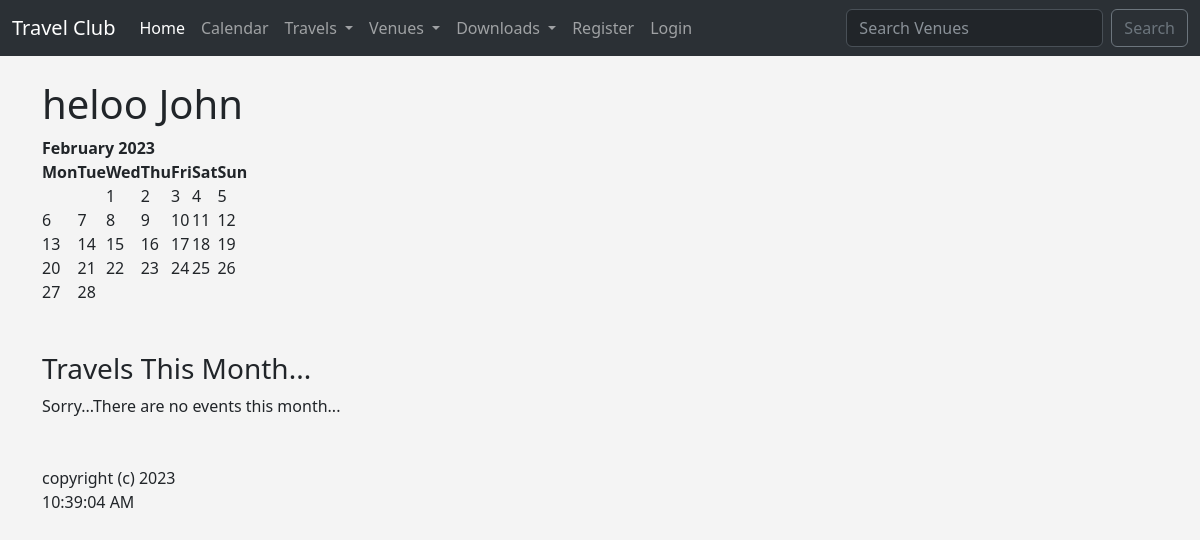
The app's page /, older data.
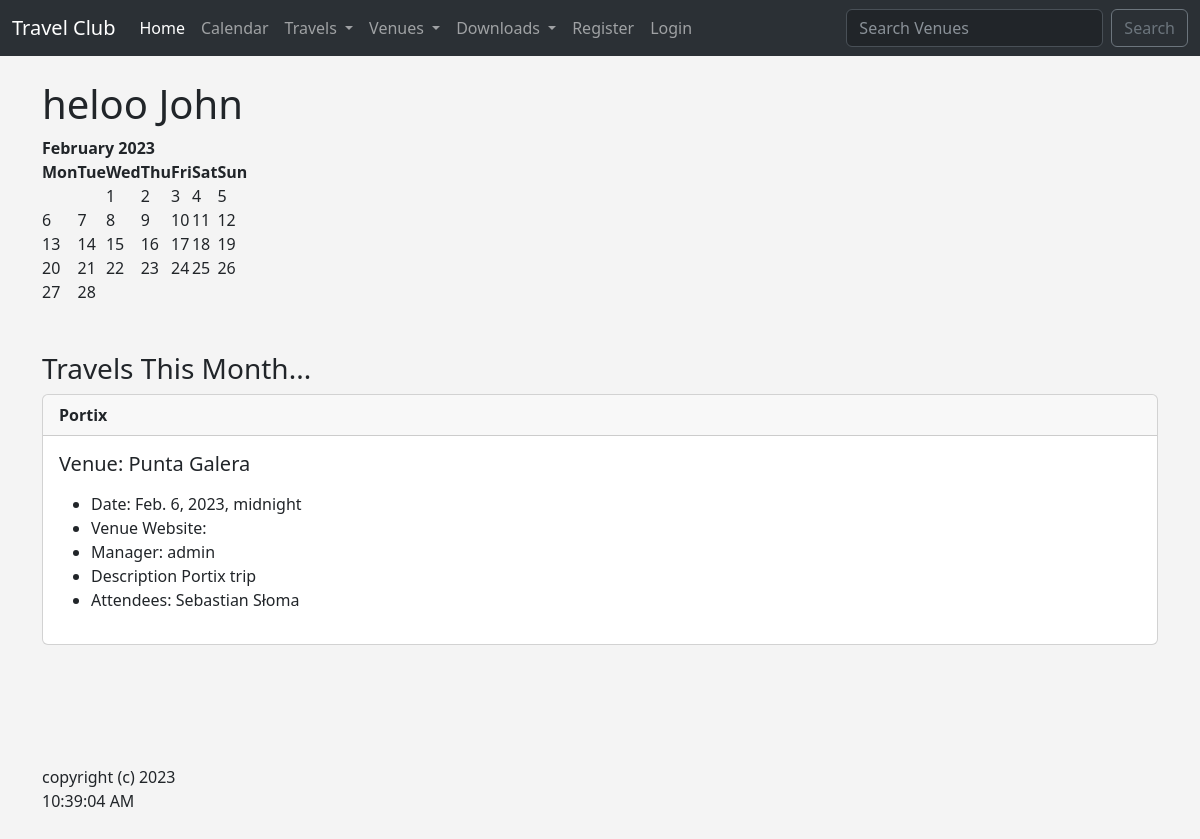
The same page, newer data.
### travel/models.py (models this page shows, shortened)
class Travel(models.Model):
    name = models.CharField('Travel Name', max_length=120)
    travel_date = models.DateTimeField('Travel Date')
    venue = models.ForeignKey(
        Venue, blank=True, null=True, on_delete=models.CASCADE)
    manager = models.ForeignKey(User, blank=True, null=True, on_delete=models.SET_NULL)
    description = models.TextField(blank=True)
    attendees = models.ManyToManyField(TravelUser, blank=True)
    approved = models.BooleanField('Approved', default=False)
    def __str__(self):
        return self.name

class Venue(models.Model):
    name = models.CharField('Venue Name', max_length=120)
    address = models.CharField(max_length=300)
    zip_code = models.CharField('Zip Code', max_length=15)
    phone = models.CharField('Contact Phone', max_length=25, blank=True)
    web = models.URLField('Website Address', blank=True)
    email_address = models.EmailField('Email', blank=True)
    owner = models.IntegerField('Venue Owner', blank=False, default=1)
    venue_image = models.ImageField(null=True, blank=True, upload_to='images/')
    def __str__(self):
        return self.name

class TravelUser(models.Model):
    first_name = models.CharField(max_length=30)
    last_name = models.CharField(max_length=30)
    email = models.EmailField('User Email')
    def __str__(self):
        return self.first_name + ' ' + self.last_name

### travel/views.py (the view)
# urls.py: path('', views.home, name='home'),
def home(request, year=datetime.now().year, month=datetime.now().strftime('%B')):
    name = 'John'
    month = month.title()
    month_number = list(calendar.month_name).index(month)
    month_number = int(month_number)
    cal = HTMLCalendar().formatmonth(
        year,
        month_number
    )
    now = datetime.now()
    current_year = now.year
    travel_list = Travel.objects.filter(
        travel_date__year = year,
        travel_date__month = month_number
    )
    time = now.strftime('%I:%M:%S %p')
    return render(request, 'travel/home.html', {
        'name': name,
        'year': year,
        'month': month,
        'month_number': month_number,
        'cal': cal,
        'current_year': current_year,
        'time': time,
        'travel_list': travel_list,
    })

### travel/templates/travel/home.html (shortened to what this page needs)
{% extends 'travel/base.html' %}
{% block content %}
    <h1>heloo {{ name }}</h1>
    {{ cal|safe }}
    <br><br>
    <h3>Travels This Month...</h3>
    {% if travel_list %}
        {% for travel in travel_list %}
        <div class="card">
            <div class="card-header">
                <strong>{{ travel }}</strong>
            </div>
            <div class="card-body">
              <h5 class="card-title">Venue: {{ travel.venue }}</h5>
              <p class="card-text">
                <ul>
                    <li>Date: {{ travel.travel_date }} </li>
                    <li>Venue Website: {{ travel.venue.web }} </li>
                    <li>Manager: {{ travel.manager }} </li>
                    <li>Description {{ travel.description }} </li>
                    <li>Attendees:
                    {% for user in travel.attendees.all %}
                    {{ user }}
                    {% endfor %}
                </li>
                </ul>
              </p>
            </div>
          </div>
          <br>
            <br>
        {% endfor %}
    {% else %}
    Sorry...There are no events this month...
    {% endif %}
    <br><br><br>
    copyright (c) {{ current_year }} <br> {{ time }}
    <br><br><br>
{% endblock %}

Row changes from the older to the newer data that the page shows:
added Travel: name "Portix", venue "Punta Galera", travel_date "Feb. 6, 2023, midnight", manager "admin", description "Portix trip"
now on this page (row unchanged): TravelUser: first_name+last_name "Sebastian Słoma"
Text that changed along with them:
text no longer shown: "Sorry...There are no events this month..."
